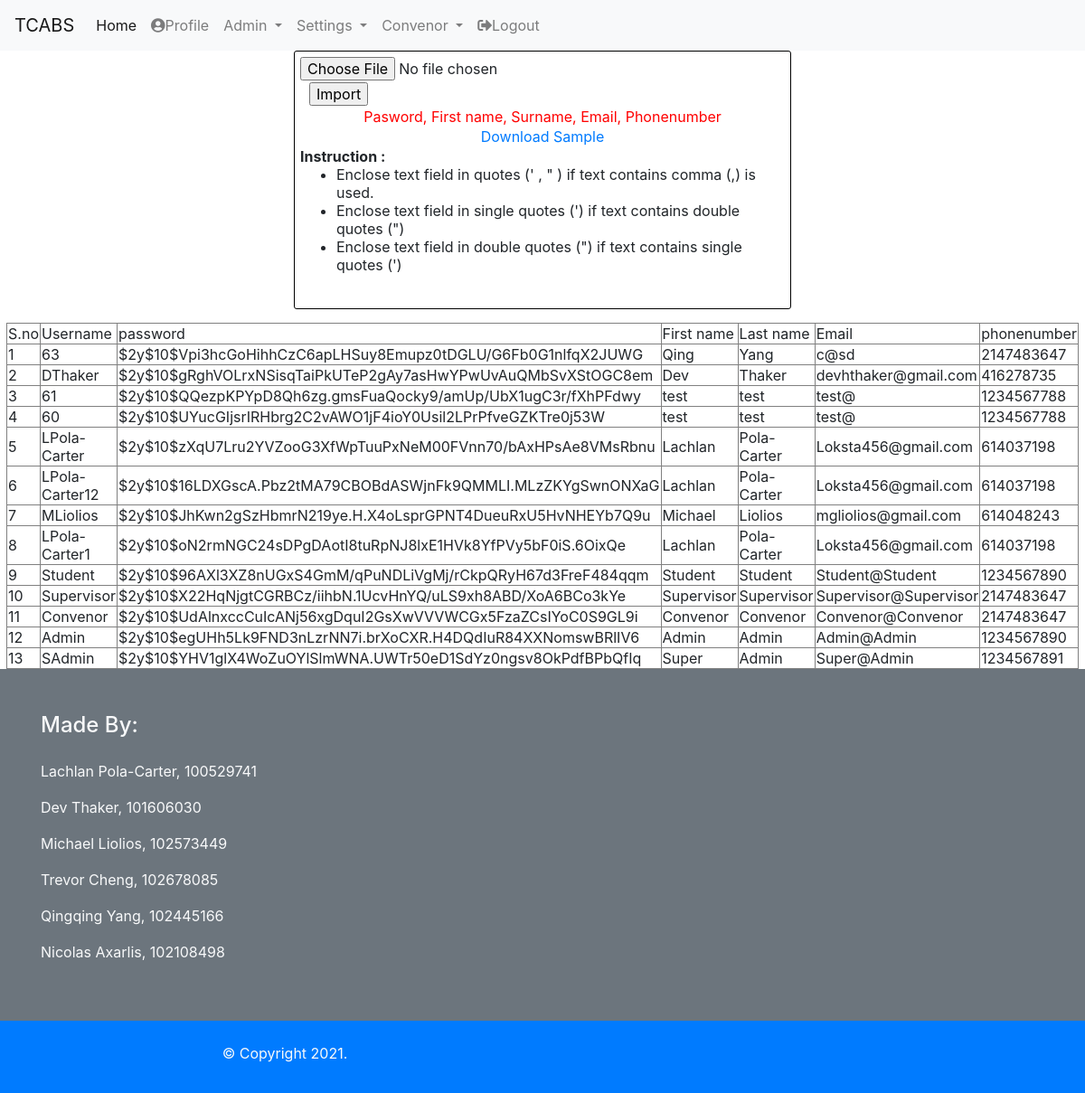
/CSV.php (signed in), run on the app's committed database.
### tables this page shows
CREATE TABLE `roles` (
  `RoleID` int(2) NOT NULL,
  `Rolename` varchar(50) NOT NULL
);

CREATE TABLE `user` (
  `UserID` int(10) NOT NULL,
  `Username` varchar(255) NOT NULL,
  `Password` varchar(255) NOT NULL,
  `Firstname` varchar(50) NOT NULL,
  `Surname` varchar(50) NOT NULL,
  `Email` varchar(225) NOT NULL,
  `Phonenumber` int(10) NOT NULL
);

### CSV.php (the view, shortened to what this page needs)
<?php
include 'DB.php';
include 'head.php';
include 'navbar.php';
 ?>
 <div class="popup_import">
  <form method="post" action="" enctype="multipart/form-data" id="import_form">
   <table width="100%">
    <tr>
     <td colspan="2">
      <input type='file' name="importfile" id="importfile">
     </td>
    </tr>
    <tr>
     <td colspan="2" ><input type="submit" id="but_import" name="but_import" value="Import"></td>
    </tr>
    <tr>
     <td colspan="2" align="center"><span class="format">Pasword, First name, Surname, Email, Phonenumber</span> </td>
    </tr>
    <tr>
     <td colspan="2" align="center"><a href="import_example.csv" target="_blank">Download Sample</a></td>
    </tr>
    <tr>
     <td colspan="2"><b>Instruction : </b><br/>
      <ul>
       <li>Enclose text field in quotes (' , " ) if text contains comma (,) is used.</li>
       <li>Enclose text field in single quotes (') if text contains double quotes (")</li>
       <li>Enclose text field in double quotes (") if text contains single quotes (')</li>
      </ul>
     </td>
    </tr>
   </table>
  </form>
 </div>
 <table border="1" id="userTable">
   <tr>
    <td>S.no</td>
    <td>Username</td>
    <td>password</td>
    <td>First name</td>
    <td>Last name</td>
    <td>Email</td>
    <td>phonenumber</td>
   </tr>
   <?php
     $sql = "select * from user order by userid desc";
     $sno = 1;
     $retrieve_data = mysqli_query($con,$sql);
     while($row = mysqli_fetch_array($retrieve_data)){
         $username = $row['Username'];
         $password = $row['Password'];
         $fname = $row['Firstname'];
         $lname = $row['Surname'];
         $email = $row['Email'];
         $phonenumber = $row['Phonenumber'];
         echo "<tr>
             <td>".$sno."</td>
             <td>".$username."</td>
             <td>".$password."</td>
             <td>".$fname."</td>
             <td>".$lname."</td>
             <td>".$email."</td>
             <td>".$phonenumber."</td>
         </tr>";
         $sno++;
     }
    ?>
 </table>
 <?php include 'Footer.php';?>

### head.php (shortened to what this page needs)
<head>
		<link href="style.css" rel="stylesheet" type="text/css">
		<link rel="stylesheet" href="https://maxcdn.bootstrapcdn.com/bootstrap/4.0.0/css/bootstrap.min.css">
		<link rel="stylesheet" href="https://use.fontawesome.com/releases/v5.7.1/css/all.css">
	</head>

### navbar.php (shortened to what this page needs)
	<nav class="navbar navbar-expand-lg navbar-light bg-light">
  <a class="navbar-brand" href="home.php">TCABS</a>
  <div class="collapse navbar-collapse" id="navbarNavDropdown">
    <ul class="navbar-nav">
      <li class="nav-item active">
        <a class="nav-link" href="home.php">Home <span class="sr-only">(current)</span></a>
      </li>
      <li class="nav-item">
        <a class="nav-link" href="profile.php"><i class="fas fa-user-circle"></i>Profile</a>
      </li>
      <?php
$UID = $_SESSION['id'];
$nav=mysqli_query($con,"SELECT roles.RoleID FROM roles JOIN (userroles, user) ON (userroles.RoleID=roles.RoleID AND user.UserID=userroles.UserID) WHERE user.UserID = $UID;");
while($data=mysqli_fetch_assoc($nav))
  {
   if(in_array(1, $data)){
    include 'admin.php';
    include 'settings.php';
  }
  if(in_array(3, $data)){
    include 'convenor.php';
  }
  }
      ?>
            <li class="nav-item">
        <a class="nav-link" href="logout.php"><i class="fas fa-sign-out-alt"></i>Logout</a>
      </li>
    </ul>
</div>
</nav>

### admin.php (shortened to what this page needs)
<li class="nav-item dropdown">
        <a class="nav-link dropdown-toggle" href="#" id="navbarDropdownMenuLink" data-toggle="dropdown" aria-haspopup="true" aria-expanded="false">
          Admin
        </a>
      </li>

### settings.php (shortened to what this page needs)
<li class="nav-item dropdown">
        <a class="nav-link dropdown-toggle" href="#" id="navbarDropdownMenuLink" data-toggle="dropdown" aria-haspopup="true" aria-expanded="false">
          Settings
        </a>
      </li>

### convenor.php (shortened to what this page needs)
<li class="nav-item dropdown">
        <a class="nav-link dropdown-toggle" href="#" id="navbarDropdownMenuLink" data-toggle="dropdown" aria-haspopup="true" aria-expanded="false">
          Convenor
        </a>
      </li>

### Footer.php (shortened to what this page needs)
<div id="footer">
<footer class="bg-secondary pt-4">
        <div class="container">
            <div class="row py-4">
                <div class="col-lg-3 col-md-4 my-sm-0 mt-4">
                    <h2 class="h4 pb-lg-3 text-light light-300">Made By:</h2>
                    <ul class="list-unstyled text-light light-300">
                        <li class="pb-2">
                            <i class='bx-fw bx bx-phone bx-xs'></i><p>Lachlan Pola-Carter, 100529741</P>
                            <i class='bx-fw bx bx-phone bx-xs'></i><p>Dev Thaker, 101606030</P>
                            <i class='bx-fw bx bx-phone bx-xs'></i><p>Michael Liolios, 102573449</P>
                            <i class='bx-fw bx bx-phone bx-xs'></i><p>Trevor Cheng, 102678085</P>
                            <i class='bx-fw bx bx-phone bx-xs'></i><p>Qingqing Yang, 102445166</P>
                            <i class='bx-fw bx bx-phone bx-xs'></i><p>Nicolas Axarlis, 102108498</P>
                        </li>
                    </ul>
                </div>
            </div>
        </div>
        <div class="w-100 bg-primary py-3">
            <div class="container">
                <div class="row pt-2">
                    <div class="col-lg-6 col-sm-12">
                        <p class="text-lg-start text-center text-light light-300">
                            © Copyright 2021.
                        </p>
                    </div>
                </div>
            </div>
        </div>
    </footer>
</div>

### style.css (style rules this page uses)
* { box-sizing: border-box; font-family: -apple-system, BlinkMacSystemFont, "segoe ui", roboto, oxygen, ubuntu, cantarell, "fira sans", "droid sans", "helvetica neue", Arial, sans-serif; font-size: 16px; -webkit-font-smoothing: antialiased; -moz-osx-font-smoothing: grayscale; }
.popup_import { border: 1px solid black; width: 550px; height: auto; background: white; border-radius: 3px; margin: 0 auto; padding: 5px; }
.format { color: red; }
#userTable { border-collapse: collapse; margin: 0 auto; margin-top: 15px; width: 550px; }
#but_import { margin-left: 10px; }

### data on the page
roles: shows "Admin"
roles: shows "Convenor"
user: Username "63", Password "$2y$10$Vpi3hcGoHihhCzC6apLHSuy8Emupz0tDGLU/G6Fb0G1nlfqX2JUWG", Firstname "Qing", Surname "Yang", Email "c@sd", Phonenumber "2147483647"
user: Username "DThaker", Password "$2y$10$gRghVOLrxNSisqTaiPkUTeP2gAy7asHwYPwUvAuQMbSvXStOGC8em", Firstname "Dev", Surname "Thaker", Email "devhthaker@gmail.com", Phonenumber "416278735"
user: Username "61", Password "$2y$10$QQezpKPYpD8Qh6zg.gmsFuaQocky9/amUp/UbX1ugC3r/fXhPFdwy", Firstname "test", Surname "test", Email "test@", Phonenumber "1234567788"
user: Username "60", Password "$2y$10$UYucGIjsrIRHbrg2C2vAWO1jF4ioY0Usil2LPrPfveGZKTre0j53W", Firstname "test", Surname "test", Email "test@", Phonenumber "1234567788"
user: Username "LPola-Carter", Password "$2y$10$zXqU7Lru2YVZooG3XfWpTuuPxNeM00FVnn70/bAxHPsAe8VMsRbnu", Firstname "Lachlan", Surname "Pola-Carter", Email "Loksta456@gmail.com", Phonenumber "614037198"
user: Username "LPola-Carter12", Password "$2y$10$16LDXGscA.Pbz2tMA79CBOBdASWjnFk9QMMLI.MLzZKYgSwnONXaG", Firstname "Lachlan", Surname "Pola-Carter", Email "Loksta456@gmail.com", Phonenumber "614037198"
user: Username "MLiolios", Password "$2y$10$JhKwn2gSzHbmrN219ye.H.X4oLsprGPNT4DueuRxU5HvNHEYb7Q9u", Firstname "Michael", Surname "Liolios", Email "mgliolios@gmail.com", Phonenumber "614048243"
user: Username "LPola-Carter1", Password "$2y$10$oN2rmNGC24sDPgDAotI8tuRpNJ8lxE1HVk8YfPVy5bF0iS.6OixQe", Firstname "Lachlan", Surname "Pola-Carter", Email "Loksta456@gmail.com", Phonenumber "614037198"
user: Username "Student", Password "$2y$10$96AXl3XZ8nUGxS4GmM/qPuNDLiVgMj/rCkpQRyH67d3FreF484qqm", Firstname "Student", Surname "Student", Email "Student@Student", Phonenumber "1234567890"
user: Username "Supervisor", Password "$2y$10$X22HqNjgtCGRBCz/iihbN.1UcvHnYQ/uLS9xh8ABD/XoA6BCo3kYe", Firstname "Supervisor", Surname "Supervisor", Email "Supervisor@Supervisor", Phonenumber "2147483647"
user: Username "Convenor", Password "$2y$10$UdAlnxccCuIcANj56xgDquI2GsXwVVVWCGx5FzaZCsIYoC0S9GL9i", Firstname "Convenor", Surname "Convenor", Email "Convenor@Convenor", Phonenumber "2147483647"
user: Username "Admin", Password "$2y$10$egUHh5Lk9FND3nLzrNN7i.brXoCXR.H4DQdIuR84XXNomswBRlIV6", Firstname "Admin", Surname "Admin", Email "Admin@Admin", Phonenumber "1234567890"
user: Username "SAdmin", Password "$2y$10$YHV1glX4WoZuOYlSlmWNA.UWTr50eD1SdYz0ngsv8OkPdfBPbQfIq", Firstname "Super", Surname "Admin", Email "Super@Admin", Phonenumber "1234567891"
